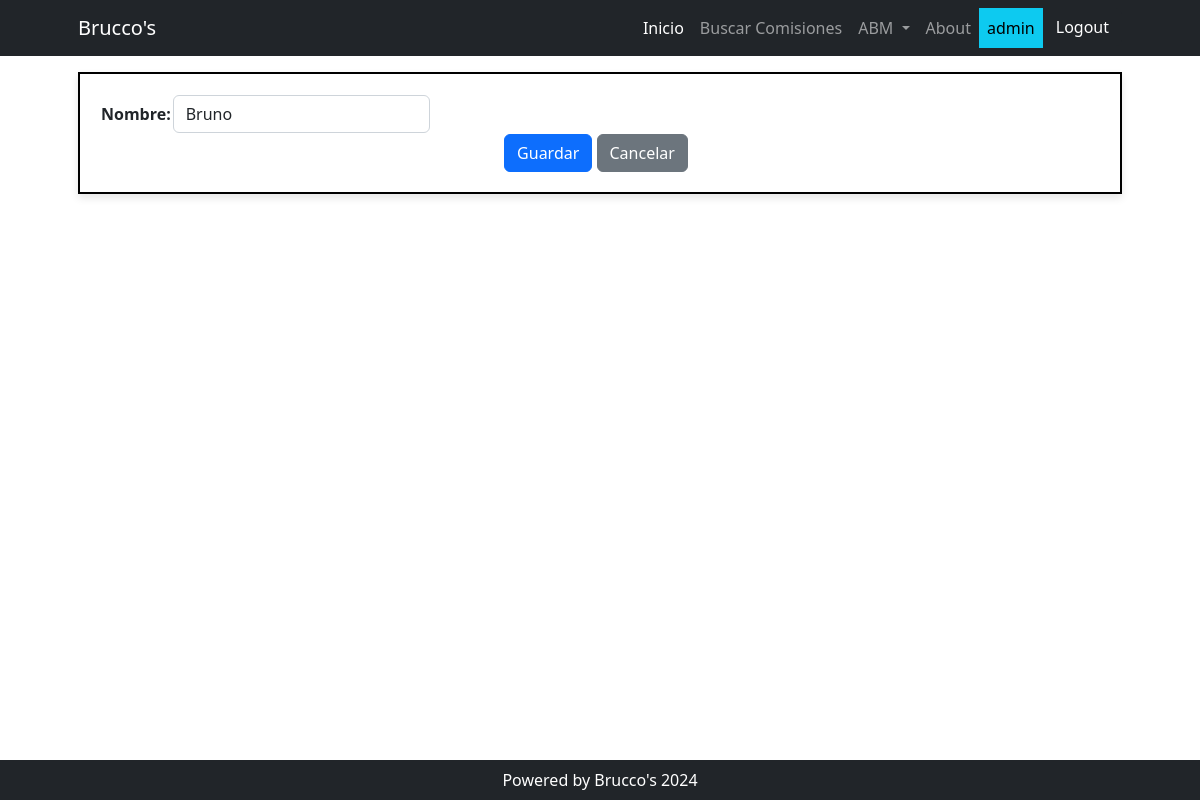
The page /estudiantes/update/1 (signed in) on the database as committed earlier.
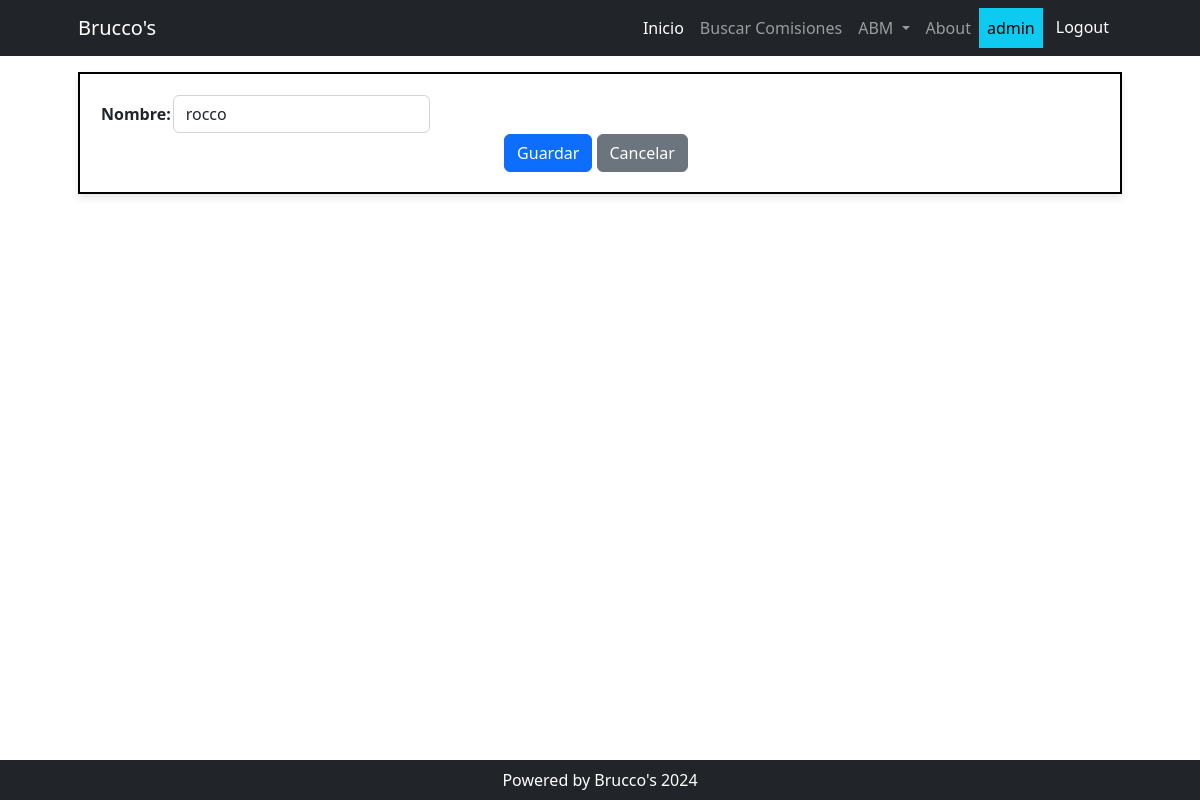
The same page on the database as committed later.
### cursos/models.py (models this page shows, shortened)
class Estudiante(models.Model):
    nombre = models.CharField(max_length=100, unique=True)

### estudiantes/views.py (the view)
# urls.py: path("update/<int:pk>", views.EstudianteUpdate.as_view(), name="update"),
class EstudianteUpdate(UpdateView):
    model = models.Estudiante
    form_class = forms.EstudianteForm
    success_url = reverse_lazy("estudiantes:home")

### estudiantes/forms.py
class EstudianteForm(forms.ModelForm):
    class Meta:
        model = models.Estudiante
        fields = ['nombre']
        widgets = {
            "nombre": forms.TextInput(attrs={"class": "form-control"}),
        }

### estudiantes/templates/cursos/estudiante_form.html (shortened to what this page needs)
{% extends 'core/base.html' %}
{% block contenido %}
<div style="border: 2px solid #000; padding: 20px; background-color: #fff; box-shadow: 0 4px 8px rgba(0, 0, 0, 0.1); text-align: center;">
    <form method="post">
        <table>
            {{ form.as_table }}
        </table>
        <button type="submit" class="btn btn-primary">Guardar</button>
        <a class="btn btn-secondary me-2" href="{% url 'estudiantes:home' %}">Cancelar</a>
    </form>
{% endblock contenido %}

Rows that differ between the two databases and show on the page:
changed Estudiante: nombre "Bruno" → "rocco"
